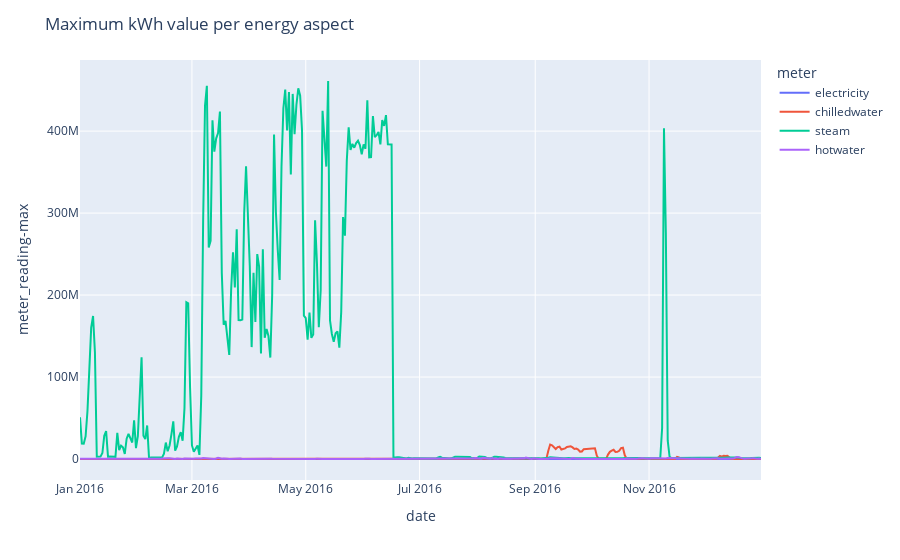

This figure's notebook cell:
### Code cell
fig_maximum = px.line(daily_train_agg, x='date', y='meter_reading-max', color='meter', render_mode='svg')
fig_maximum.update_layout(title='Maximum kWh value per energy aspect')
fig_maximum.show()

### Figure 1 — Plotly figure (JSON) as saved in the notebook; plotly's stock layout.template omitted (floating-point values rounded to 4 significant figures; data arrays with more than 128 entries replaced by an {"elided": "..."} marker saying what was removed)
{"data": [{"hovertemplate": "meter=electricity<br>date=%{x}<br>meter_reading-max=%{y}<extra></extra>", "legendgroup": "electricity", "line": {"color": "#636efa", "dash": "solid"}, "marker": {"symbol": "circle"}, "mode": "lines", "name": "electricity", "orientation": "v", "showlegend": true, "type": "scatter", "x": {"elided": "366 str values"}, "xaxis": "x", "y": {"elided": "366 float values"}, "yaxis": "y"}, {"hovertemplate": "meter=chilledwater<br>date=%{x}<br>meter_reading-max=%{y}<extra></extra>", "legendgroup": "chilledwater", "line": {"color": "#EF553B", "dash": "solid"}, "marker": {"symbol": "circle"}, "mode": "lines", "name": "chilledwater", "orientation": "v", "showlegend": true, "type": "scatter", "x": {"elided": "366 str values"}, "xaxis": "x", "y": {"elided": "366 float values"}, "yaxis": "y"}, {"hovertemplate": "meter=steam<br>date=%{x}<br>meter_reading-max=%{y}<extra></extra>", "legendgroup": "steam", "line": {"color": "#00cc96", "dash": "solid"}, "marker": {"symbol": "circle"}, "mode": "lines", "name": "steam", "orientation": "v", "showlegend": true, "type": "scatter", "x": {"elided": "366 str values"}, "xaxis": "x", "y": {"elided": "366 float values"}, "yaxis": "y"}, {"hovertemplate": "meter=hotwater<br>date=%{x}<br>meter_reading-max=%{y}<extra></extra>", "legendgroup": "hotwater", "line": {"color": "#ab63fa", "dash": "solid"}, "marker": {"symbol": "circle"}, "mode": "lines", "name": "hotwater", "orientation": "v", "showlegend": true, "type": "scatter", "x": {"elided": "366 str values"}, "xaxis": "x", "y": {"elided": "366 float values"}, "yaxis": "y"}], "layout": {"legend": {"title": {"text": "meter"}, "tracegroupgap": 0}, "margin": {"t": 60}, "title": {"text": "Maximum kWh value per energy aspect"}, "xaxis": {"anchor": "y", "domain": [0, 1], "title": {"text": "date"}}, "yaxis": {"anchor": "x", "domain": [0, 1], "title": {"text": "meter_reading-max"}}}}
